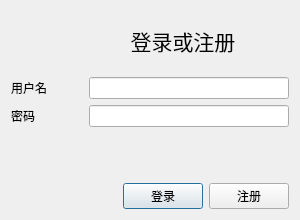
<?xml version="1.0" encoding="UTF-8"?>
<ui version="4.0">
 <class>SignInDialog</class>
 <widget class="QDialog" name="SignInDialog">
  <property name="geometry">
   <rect>
    <x>0</x>
    <y>0</y>
    <width>300</width>
    <height>220</height>
   </rect>
  </property>
  <property name="sizePolicy">
   <sizepolicy hsizetype="Fixed" vsizetype="Fixed">
    <horstretch>0</horstretch>
    <verstretch>0</verstretch>
   </sizepolicy>
  </property>
  <property name="minimumSize">
   <size>
    <width>300</width>
    <height>220</height>
   </size>
  </property>
  <property name="maximumSize">
   <size>
    <width>300</width>
    <height>220</height>
   </size>
  </property>
  <property name="windowTitle">
   <string>登录/注册</string>
  </property>
  <property name="windowIcon">
   <iconset resource="resource.qrc">
    <normaloff>:/new/icons/user.png</normaloff>:/new/icons/user.png</iconset>
  </property>
  <layout class="QVBoxLayout" name="verticalLayout">
   <item>
    <layout class="QHBoxLayout" name="horizontalLayout">
     <item>
      <widget class="QLabel" name="label">
       <property name="sizePolicy">
        <sizepolicy hsizetype="Fixed" vsizetype="Fixed">
         <horstretch>0</horstretch>
         <verstretch>0</verstretch>
        </sizepolicy>
       </property>
       <property name="minimumSize">
        <size>
         <width>60</width>
         <height>60</height>
        </size>
       </property>
       <property name="maximumSize">
        <size>
         <width>60</width>
         <height>60</height>
        </size>
       </property>
       <property name="text">
        <string/>
       </property>
       <property name="pixmap">
        <pixmap resource="resource.qrc">:/new/icons/user.png</pixmap>
       </property>
       <property name="scaledContents">
        <bool>true</bool>
       </property>
      </widget>
     </item>
     <item>
      <widget class="QLabel" name="label_2">
       <property name="font">
        <font>
         <family>微软雅黑</family>
         <pointsize>16</pointsize>
        </font>
       </property>
       <property name="text">
        <string>登录或注册</string>
       </property>
       <property name="alignment">
        <set>Qt::AlignCenter</set>
       </property>
      </widget>
     </item>
    </layout>
   </item>
   <item>
    <layout class="QHBoxLayout" name="horizontalLayout_2">
     <item>
      <widget class="QLabel" name="label_3">
       <property name="text">
        <string>用户名</string>
       </property>
      </widget>
     </item>
     <item>
      <widget class="QLineEdit" name="nameIn">
       <property name="maximumSize">
        <size>
         <width>200</width>
         <height>16777215</height>
        </size>
       </property>
      </widget>
     </item>
    </layout>
   </item>
   <item>
    <layout class="QHBoxLayout" name="horizontalLayout_3">
     <item>
      <widget class="QLabel" name="label_4">
       <property name="text">
        <string>密码</string>
       </property>
      </widget>
     </item>
     <item>
      <widget class="QLineEdit" name="pwIn">
       <property name="maximumSize">
        <size>
         <width>200</width>
         <height>16777215</height>
        </size>
       </property>
       <property name="echoMode">
        <enum>QLineEdit::Password</enum>
       </property>
      </widget>
     </item>
    </layout>
   </item>
   <item>
    <spacer name="verticalSpacer">
     <property name="orientation">
      <enum>Qt::Vertical</enum>
     </property>
     <property name="sizeHint" stdset="0">
      <size>
       <width>20</width>
       <height>44</height>
      </size>
     </property>
    </spacer>
   </item>
   <item>
    <layout class="QHBoxLayout" name="horizontalLayout_4">
     <item>
      <spacer name="horizontalSpacer">
       <property name="orientation">
        <enum>Qt::Horizontal</enum>
       </property>
       <property name="sizeHint" stdset="0">
        <size>
         <width>40</width>
         <height>20</height>
        </size>
       </property>
      </spacer>
     </item>
     <item>
      <widget class="QPushButton" name="loginB">
       <property name="text">
        <string>登录</string>
       </property>
      </widget>
     </item>
     <item>
      <widget class="QPushButton" name="signupB">
       <property name="text">
        <string>注册</string>
       </property>
      </widget>
     </item>
    </layout>
   </item>
  </layout>
 </widget>
 <resources>
  <include location="resource.qrc"/>
 </resources>
 <connections/>
</ui>
